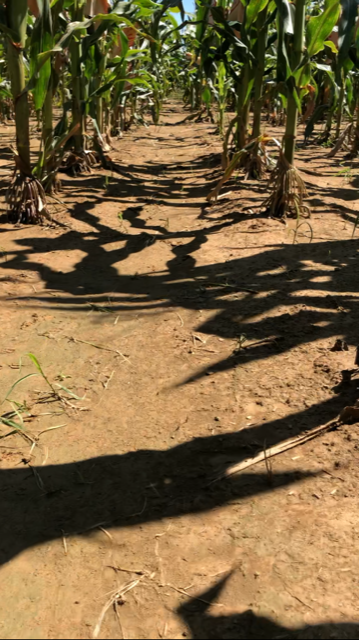
#> input picture ComputerVisionStuff/CORN FIELD.PNG, 359 x 640 px
$ python 'self driving foundation (1).py'
#> lines starting #> are read from the running program, lines starting #| are printed output that depends on the picture; after the words box and inside, x2 and y2 are one past the last pixel; in counts of white or black regions, pixels touching at a corner belong together
# import the necessary packages
import imutils
from imutils import paths
import numpy as np
import cv2
from PIL import Image
import PIL.ImageOps
from PIL import ImageGrab

def Average(lst):
     return sum(lst) / len(lst)


def draw_marker(image):
 # Convert Image to Image HSV
#> called with image = 'CORN FIELD.PNG'
 image = cv2.imread(image)
#> image is the input picture: shape (640, 359, 3); mean B, G, R 63.6, 100.8, 123.5
 image = cv2.resize(image, (700, 600))
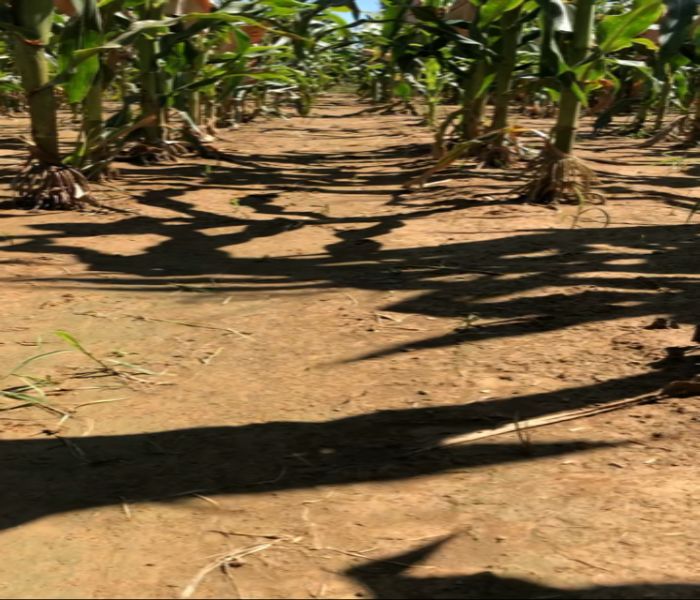
#> image: shape (600, 700, 3); mean B, G, R 63.5, 100.6, 123.3
 cv2.imshow('Test', image)
 hsv = cv2.cvtColor(image, cv2.COLOR_BGR2HSV)
#> hsv: shape (600, 700, 3); mean H, S, V 21.3, 130.6, 124.7

 # Defining lower and upper bound HSV values
 lower1 = np.array([160, 10, 0])
 upper1 = np.array([170, 255, 255])

 lower2 = np.array([10, 10, 0])
 upper2 = np.array([20, 255, 255])


 # Defining mask for detecting color
 lowermask = cv2.inRange(hsv, lower1, upper1)
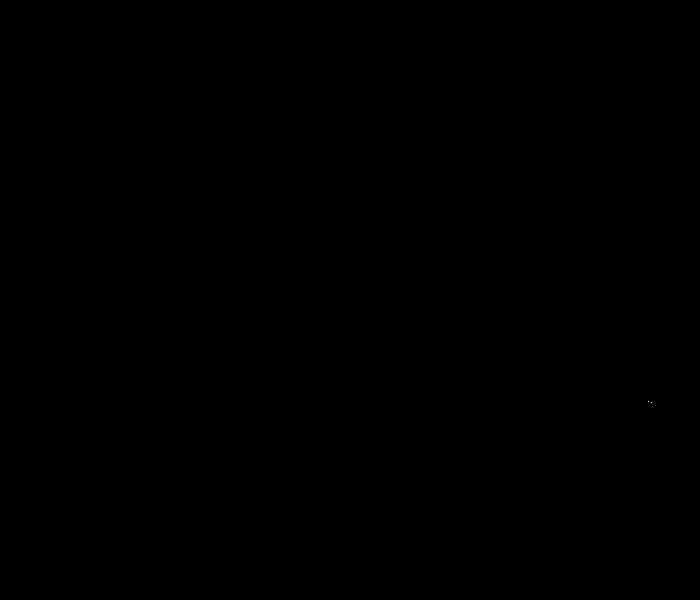
#> lowermask: shape (600, 700); 0% white in thin lines or dots, all inside (x1, y1, x2, y2) = (648, 401, 652, 403)
 uppermask = cv2.inRange(hsv, lower2, upper2)
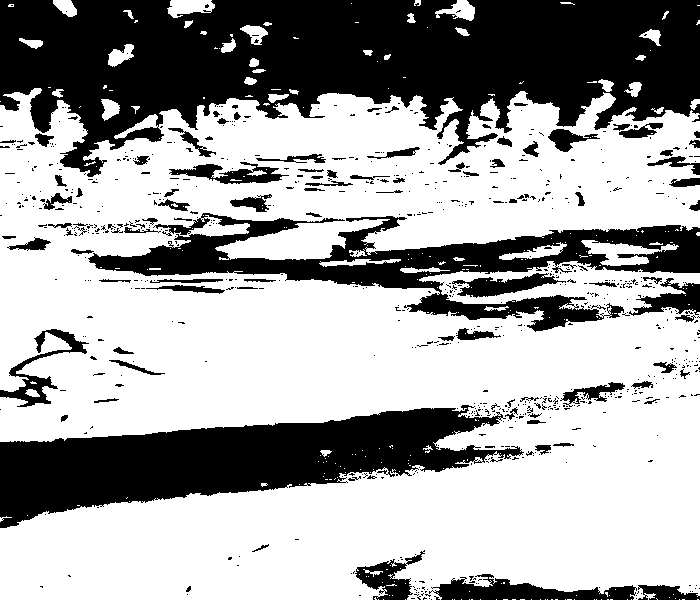
#> uppermask: shape (600, 700); 64.5% white; 752 black regions (649 under 20 px), largest, box (x1, y1, x2, y2) and area: (0, 0, 700, 177) 75799, (0, 405, 524, 528) 30818, (88, 213, 700, 332) 21881
 mask = lowermask + uppermask;
 cv2.imshow('Mask', mask)

 ret,gray = cv2.threshold(mask,127,255,cv2.THRESH_BINARY)
 img = cv2.resize(image, (700, 600))
 gray = cv2.bitwise_not(gray)
 gray = cv2.GaussianBlur(mask, (5, 5), cv2.BORDER_DEFAULT)
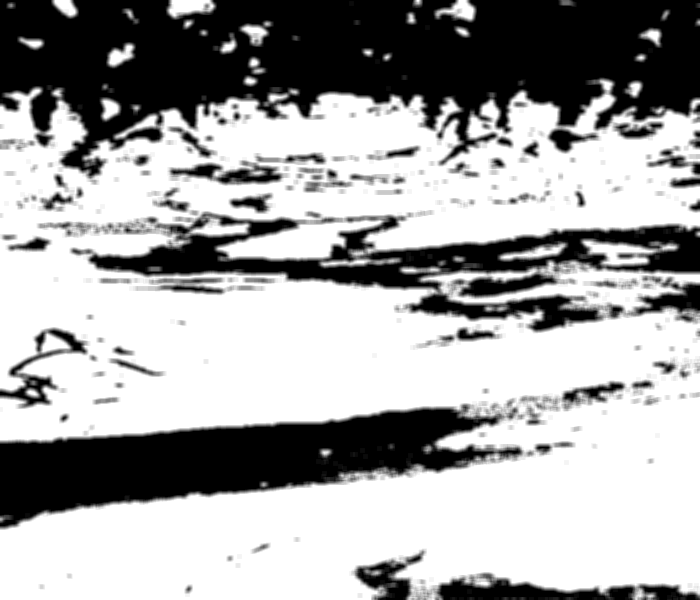
#> gray: shape (600, 700); min 0, max 255, mean 164.3
 #cv2.imshow('gray', gray)
 edged = cv2.Canny(gray, 50, 200,L2gradient=True)
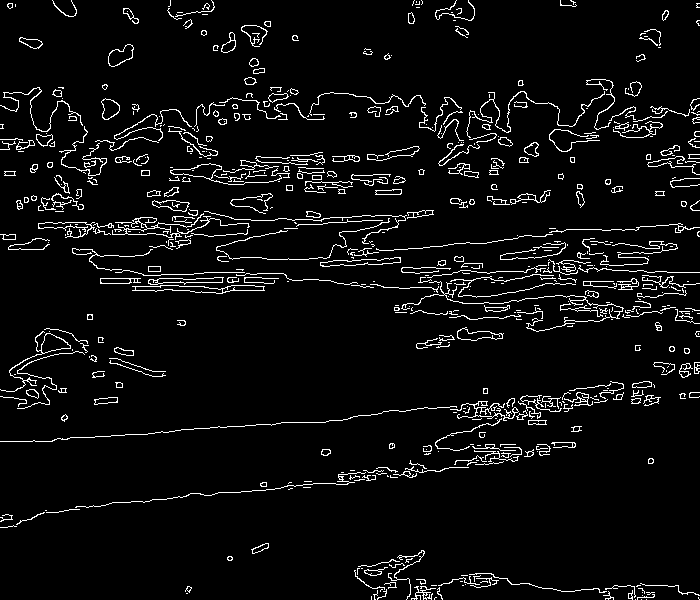
#> edged: shape (600, 700); 5.2% white in thin lines or dots
 #find the contours in the edged image and keep the largest one;
 #we'll assume that this is our target in the image
 cnts = cv2.findContours(mask.copy(), cv2.RETR_LIST, cv2.CHAIN_APPROX_SIMPLE)
#> cnts = 1354 contours, 1192 with area under 20; largest, box (x1, y1, x2, y2) and area: (0, 88, 700, 600) 272240, (451, 272, 567, 299) 1442, (168, 161, 290, 185) 1383, (581, 240, 679, 266) 982, (561, 381, 626, 405) 644
 cnts = imutils.grab_contours(cnts)
 c = max(cnts, key = cv2.contourArea)
#> c = contour of 4513 points, box (x1, y1, x2, y2) (0, 88, 700, 600), area 272240
 #next two redacted lines allow you to see what the edged image appears as
 cv2.imshow('Outline', edged)
 #cv2.waitKey(0)
 # compute the bounding box of the of the paper region and return it
 #return cv2.minAreaRect(c)
 # find x location of all white pixels

 indices = np.where(mask == [255])
#> indices = 270707 positions, rows 0 to 599, columns 0 to 699

 coordinates = indices[0]
 #print(coordinates)
 x_marker = int(Average(coordinates))
#> x_marker = 348

 #black
 cv2.line(mask, (x_marker,0), (x_marker,700), (5,255,100), 5)
 #gray
 cv2.line(mask, (350,0), (350,700), (120,255,100), 5)
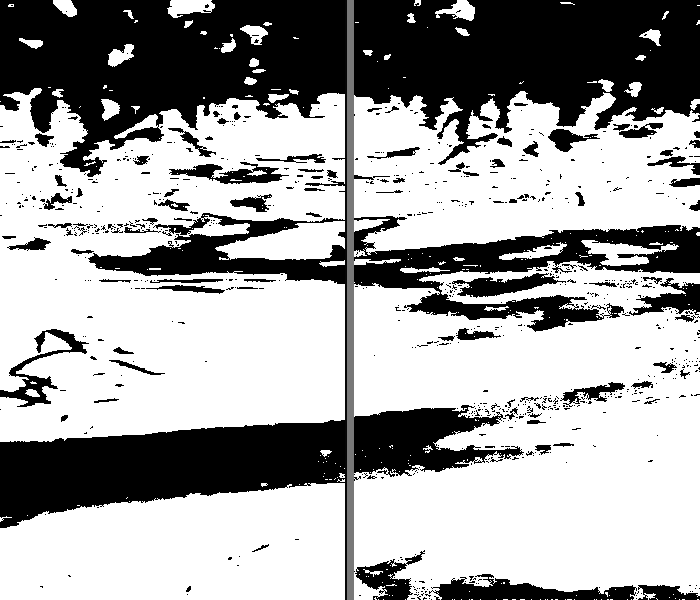
#> mask: shape (600, 700); min 0, max 255, mean 163.4
 cv2.imshow('Target', mask)

 if x_marker > 350:
     print('TURN RIGHT')
 else:
     print('TURN LEFT')
 cv2.waitKey(0)

draw_marker("CORN FIELD.PNG")

$ run again, with ComputerVisionStuff/Bricks.PNG copied over ComputerVisionStuff/CORN FIELD.PNG
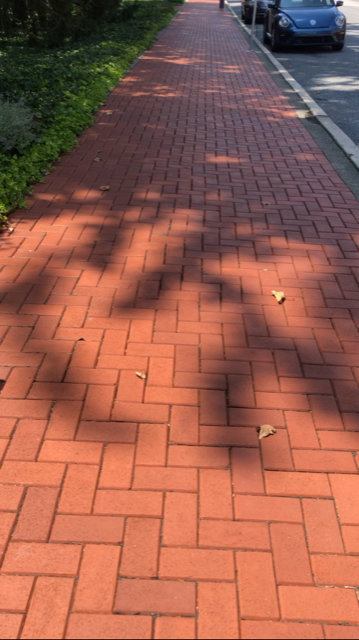
#> input picture ComputerVisionStuff/Bricks.PNG, 359 x 640 px
#> in draw_marker, image is the input picture: shape (640, 359, 3); mean B, G, R 78.5, 94.2, 152.1
#> image: shape (600, 700, 3)
#> hsv: shape (600, 700, 3); mean H, S, V 46.3, 121.1, 154.8
#> in draw_marker, `lowermask = cv2.inRange(hsv, lower1, upper1)`:
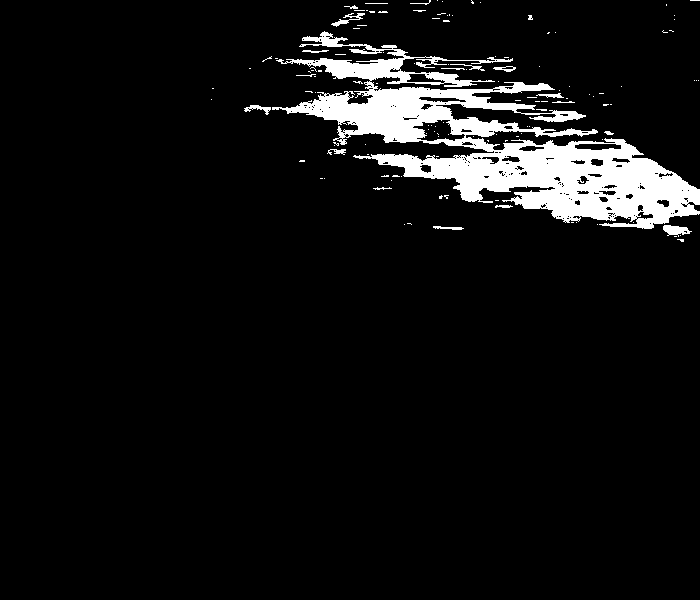
#> lowermask: shape (600, 700); 6.7% white; 128 white regions (109 under 20 px), largest, box (x1, y1, x2, y2) and area: (272, 31, 700, 229) 26622, (663, 225, 692, 237) 204, (331, 13, 365, 27) 137
#> uppermask: shape (600, 700); 0.58% white; 118 white regions (91 under 20 px), largest, box (x1, y1, x2, y2) and area: (506, 398, 537, 412) 261, (575, 103, 608, 111) 176, (669, 0, 700, 8) 161
#> edged: shape (600, 700); 2.4% white in thin lines or dots
#> cnts = 449 contours, 388 with area under 20; largest, box (x1, y1, x2, y2) and area: (272, 31, 700, 229) 27062, (412, 119, 466, 142) 654, (574, 143, 622, 151) 274, (506, 398, 537, 412) 224, (406, 73, 446, 84) 224
#> c = contour of 1827 points, box (x1, y1, x2, y2) (272, 31, 700, 229), area 27062
#> indices = 30632 positions, rows 0 to 599, columns 0 to 699
#> x_marker = 150
#> in draw_marker, `cv2.line(mask, (350,0), (350,700), (120,255,100), 5)`:
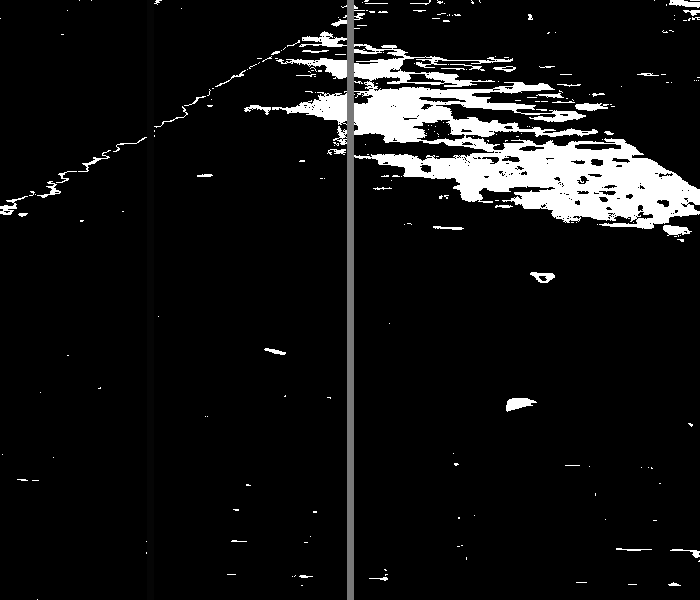
#> mask: shape (600, 700); min 0, max 255, mean 19.6
